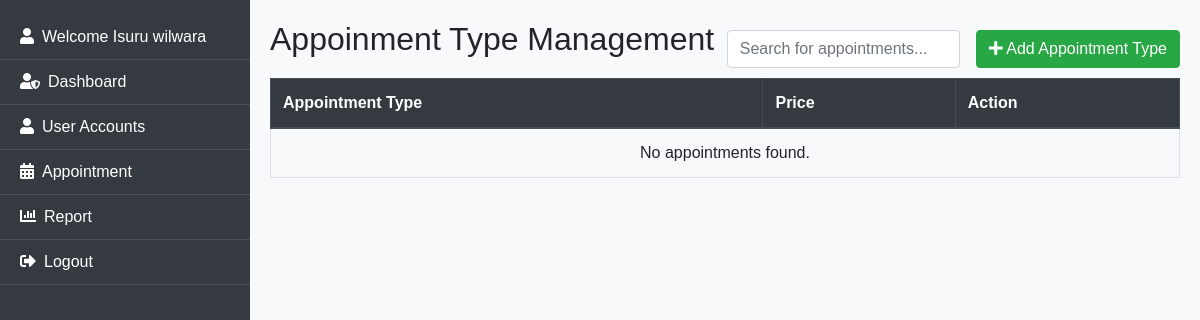
Before: /manageAppoinment.php (signed in) with the older database file.
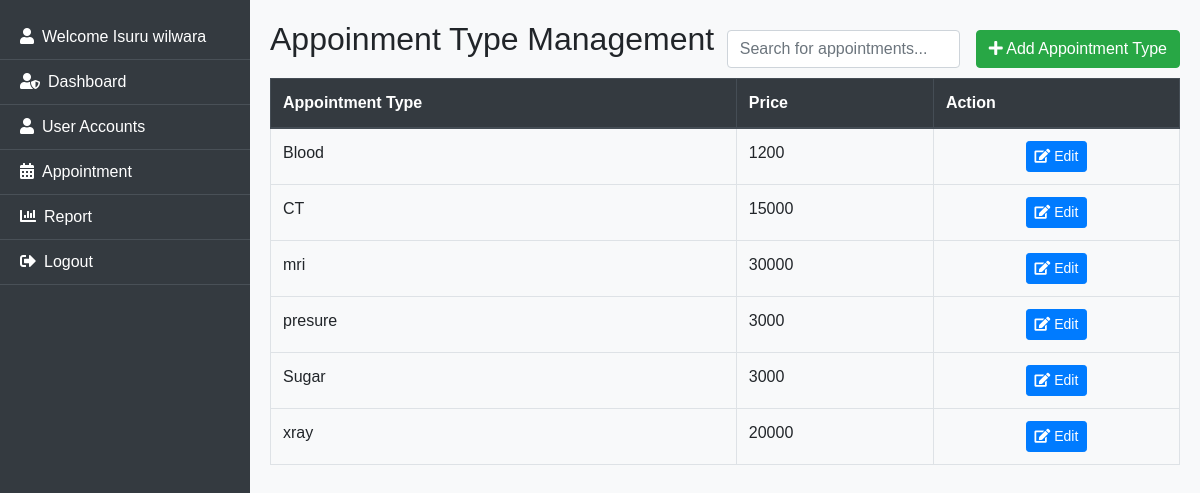
After: the same page with the newer database file.
### tables this page shows
CREATE TABLE `appoinment_type` (
  `app_id` int(11) NOT NULL,
  `appoinment_type` varchar(20) NOT NULL,
  `price` double NOT NULL
);

### manageAppoinment.php (the view, shortened to what this page needs)
<?php
include_once "commonfiles/header.php";
include('db_connection.php');
$query = "SELECT *
          FROM appoinment_type";
$query .= " ORDER BY appoinment_type ASC";
$result = $conn->query($query);
?>
<div class="main-content">
    <div class="d-flex justify-content-between align-items-center">
        <h2>Appoinment Type Management</h2>
        <div class="form-inline">
            <div class="input-group mr-3">
                <div class="search-bar">
                    <input type="text" class="form-control" id="searchInput" onkeyup="searchAppointments()" placeholder="Search for appointments...">
                </div>
            </div>
            <button id="addUserBtn" class="btn btn-success" data-toggle="modal" data-target="#addUserModal"><i class="fas fa-plus"></i> Add Appointment Type</button>
        </div>
    </div>
    <table class="table table-bordered">
        <thead class="thead-dark">
            <tr>
                <th>Appointment Type</th>
                <th>Price</th>
                <th>Action</th>
            </tr>
        </thead>
        <tbody id="appointmentTable">
            <?php
            if ($result->num_rows > 0) {
                while ($row = $result->fetch_assoc()) {
                    echo "<tr>";
                    echo "<td>" . htmlspecialchars($row['appoinment_type'], ENT_QUOTES, 'UTF-8') . "</td>";
                    echo "<td>" . htmlspecialchars($row['price'], ENT_QUOTES, 'UTF-8') . "</td>";
                    echo "<td class='text-center'>";
                    echo "<div class='btn-group' role='group'>";
                    if (isset($_SESSION['user_type']) && ($_SESSION['user_type'] === 'admin' || $_SESSION['user_type'] === 'receptionist')) {
                        echo "<a href='#' class='btn btn-sm btn-primary editUserBtn' data-app-id='" . $row['app_id'] . "'><i class='fas fa-edit'></i> Edit</a>";
                    } else {
                        echo "N/A";
                    }
                    echo "</div>";
                    echo "</td>";
                    echo "</tr>";
                }
            } else {
                echo "<tr><td colspan='5' class='text-center'>No appointments found.</td></tr>";
            }
            ?>
        </tbody>
    </table>
</div>
<?php include_once "commonfiles/script.php"; ?>

Changed rows visible on the page:
added appoinment_type: appoinment_type "Blood", price "1200"
added appoinment_type: appoinment_type "CT", price "15000"
added appoinment_type: appoinment_type "mri", price "30000"
added appoinment_type: appoinment_type "presure", price "3000"
added appoinment_type: appoinment_type "Sugar", price "3000"
added appoinment_type: appoinment_type "xray", price "20000"
Other visible differences:
text no longer shown: "No appointments found."
